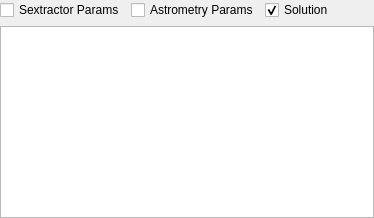
            <widget class="QWidget" name="resultsTableView">
             <attribute name="title">
              <string>Results Table</string>
             </attribute>
             <layout class="QGridLayout" name="gridLayout_7">
              <property name="leftMargin">
               <number>0</number>
              </property>
              <property name="topMargin">
               <number>0</number>
              </property>
              <property name="rightMargin">
               <number>0</number>
              </property>
              <property name="bottomMargin">
               <number>0</number>
              </property>
              <item row="4" column="0">
               <widget class="QTableWidget" name="resultsTable">
                <property name="editTriggers">
                 <set>QAbstractItemView::NoEditTriggers</set>
                </property>
                <property name="dragDropOverwriteMode">
                 <bool>false</bool>
                </property>
               </widget>
              </item>
              <item row="0" column="0">
               <layout class="QHBoxLayout" name="horizontalLayout_3">
                <property name="topMargin">
                 <number>0</number>
                </property>
                <item>
                 <widget class="QCheckBox" name="showSextractorParams">
                  <property name="text">
                   <string>Sextractor Params</string>
                  </property>
                  <property name="checked">
                   <bool>false</bool>
                  </property>
                 </widget>
                </item>
                <item>
                 <widget class="QCheckBox" name="showAstrometryParams">
                  <property name="text">
                   <string>Astrometry Params</string>
                  </property>
                  <property name="checked">
                   <bool>false</bool>
                  </property>
                 </widget>
                </item>
                <item>
                 <widget class="QCheckBox" name="showSolutionDetails">
                  <property name="text">
                   <string>Solution</string>
                  </property>
                  <property name="checked">
                   <bool>true</bool>
                  </property>
                 </widget>
                </item>
                <item>
                 <spacer name="horizontalSpacer">
                  <property name="orientation">
                   <enum>Qt::Horizontal</enum>
                  </property>
                  <property name="sizeHint" stdset="0">
                   <size>
                    <width>40</width>
                    <height>20</height>
                   </size>
                  </property>
                 </spacer>
                </item>
               </layout>
              </item>
             </layout>
            </widget>
